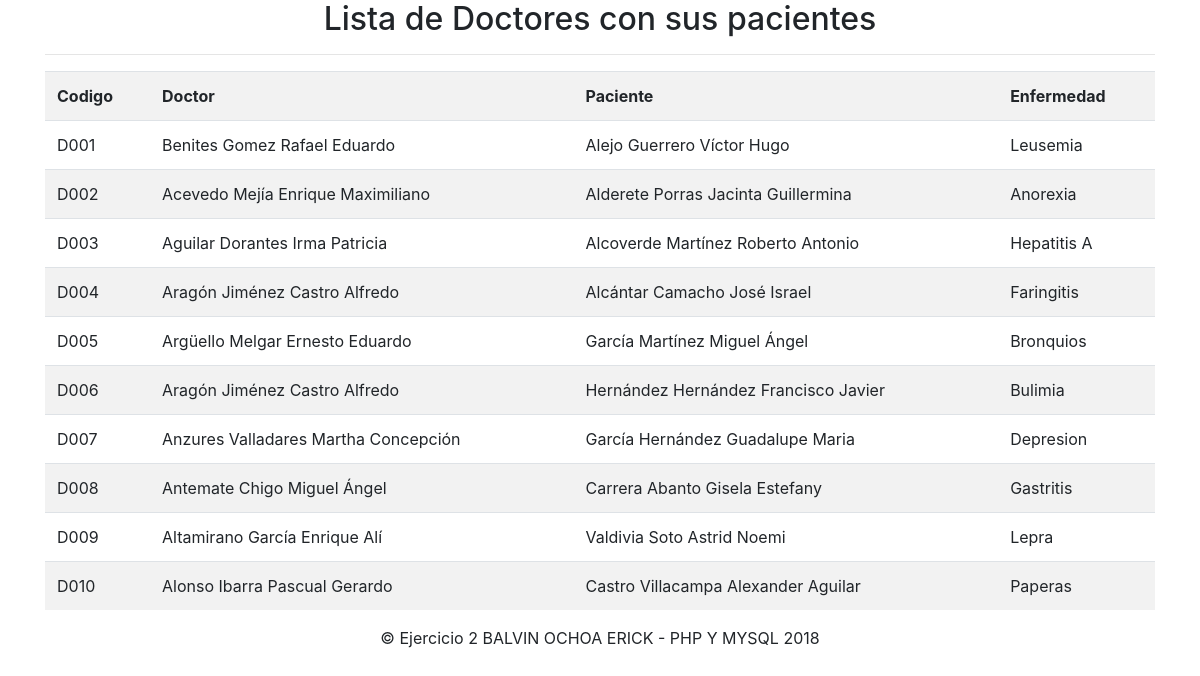
The page / on the database its author committed.
### tables this page shows
CREATE TABLE doctores(
	codigo varchar(4),
	nombres varchar(25),
    apellidos varchar(25)
);

CREATE TABLE pacientes(
    codigo varchar(4),
    nombres varchar(50),
    enfermedad varchar(27)
);

### index.php (the view, shortened to what this page needs)
<?php
    include("conexion.php");
    $doctores = "SELECT * FROM doctores";
    $resDoctores=$conexion->query($doctores);
    $pacientes = "SELECT * FROM pacientes";
    $resPacientes=$conexion->query($pacientes);
?>
<!DOCTYPE html>
<html lang="es">
<head>
    <link rel="stylesheet" href="https://stackpath.bootstrapcdn.com/bootstrap/4.1.3/css/bootstrap.min.css">
</head>
<body>
    <div class="container">
        <div class="content">
            <h2 class="text-center">Lista de Doctores con sus pacientes</h2>
            <hr />
            <div class="table-responsive">
                <table class="table table-striped table-hover">
                    <tr>
                        <th>Codigo</th>
                        <th>Doctor</th>
                        <th>Paciente</th>
                        <th>Enfermedad</th>
                    </tr>
                    <?php
                        while($registroDoctores = $resDoctores->fetch(PDO::FETCH_BOTH) and $registroPacientes = $resPacientes->fetch(PDO::FETCH_BOTH))
                        {
                            echo'<tr>
                                 <td>'.$registroDoctores['codigo'].'</td>
                                 <td>'.$registroDoctores['nombres']." ".$registroDoctores['apellidos'].'</td>
                                 <td>'.$registroPacientes['nombres'].'</td>
                                 <td>'.$registroPacientes['enfermedad'].'</td>
                                 </tr>';
                        }
                    ?>
                </table>
            </div>
        </div>
    </div>
    <center>
        <p>&copy; Ejercicio 2 BALVIN OCHOA ERICK - PHP Y MYSQL <?php echo date("Y");?></p>
    </center>
</body>
</html>

### rows shown on the page
pacientes: nombres "Alejo Guerrero Víctor Hugo", enfermedad "Leusemia"
doctores: codigo "D001", nombres "Benites Gomez", apellidos "Rafael Eduardo"
pacientes: nombres "Alderete Porras Jacinta Guillermina", enfermedad "Anorexia"
doctores: codigo "D002", nombres "Acevedo Mejía", apellidos "Enrique Maximiliano"
pacientes: nombres "Alcoverde Martínez Roberto Antonio", enfermedad "Hepatitis A"
doctores: codigo "D003", nombres "Aguilar Dorantes", apellidos "Irma Patricia"
pacientes: nombres "Alcántar Camacho José Israel", enfermedad "Faringitis"
doctores: codigo "D004", nombres "Aragón Jiménez", apellidos "Castro Alfredo"
pacientes: nombres "García Martínez Miguel Ángel", enfermedad "Bronquios"
doctores: codigo "D005", nombres "Argüello Melgar", apellidos "Ernesto Eduardo"
pacientes: nombres "Hernández Hernández Francisco Javier", enfermedad "Bulimia"
doctores: codigo "D006", nombres "Aragón Jiménez", apellidos "Castro Alfredo"
pacientes: nombres "García Hernández Guadalupe Maria", enfermedad "Depresion"
doctores: codigo "D007", nombres "Anzures Valladares", apellidos "Martha Concepción"
pacientes: nombres "Carrera Abanto Gisela Estefany", enfermedad "Gastritis"
doctores: codigo "D008", nombres "Antemate Chigo", apellidos "Miguel Ángel"
pacientes: nombres "Valdivia Soto Astrid Noemi", enfermedad "Lepra"
doctores: codigo "D009", nombres "Altamirano García", apellidos "Enrique Alí"
pacientes: nombres "Castro Villacampa Alexander Aguilar", enfermedad "Paperas"
doctores: codigo "D010", nombres "Alonso Ibarra", apellidos "Pascual Gerardo"
